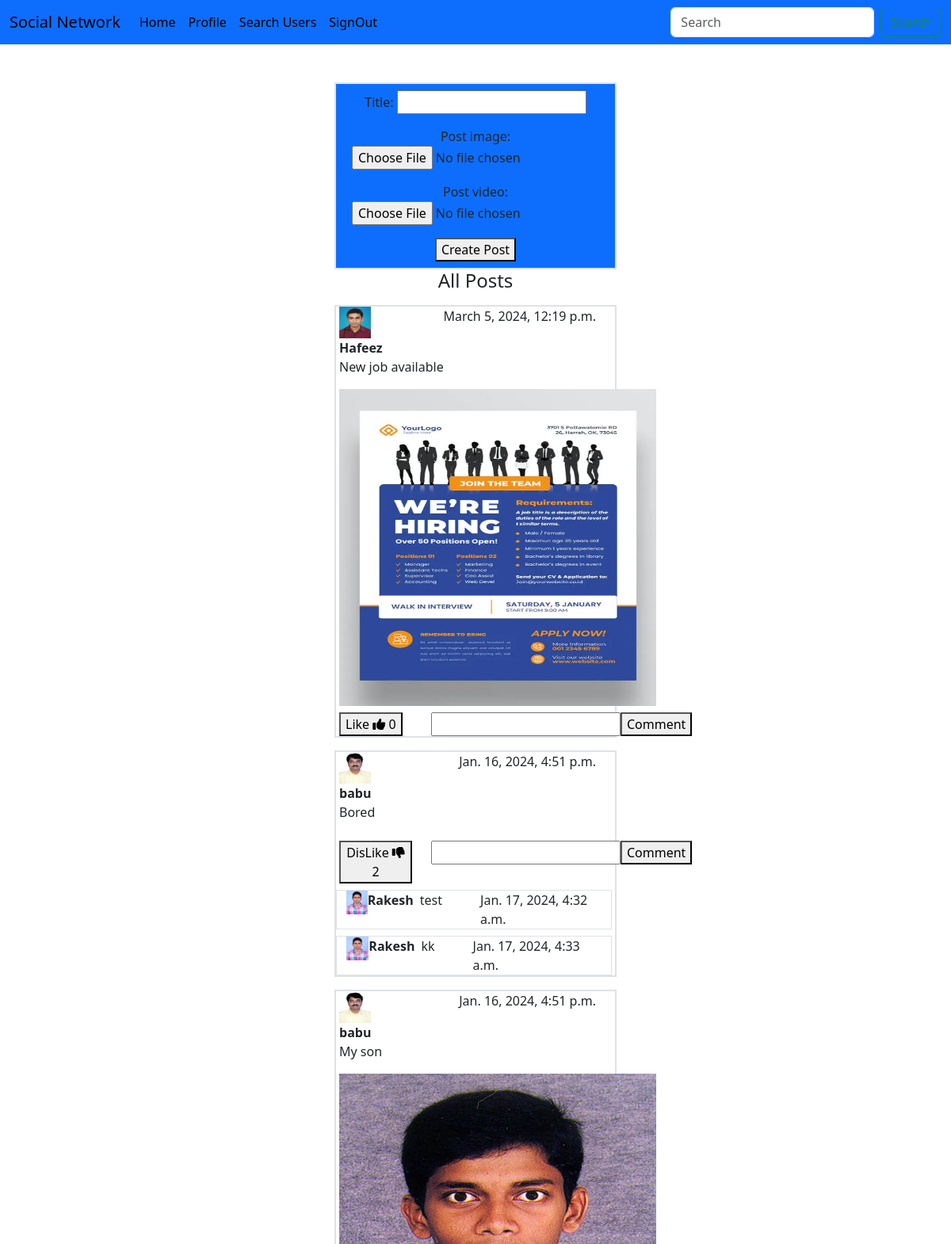
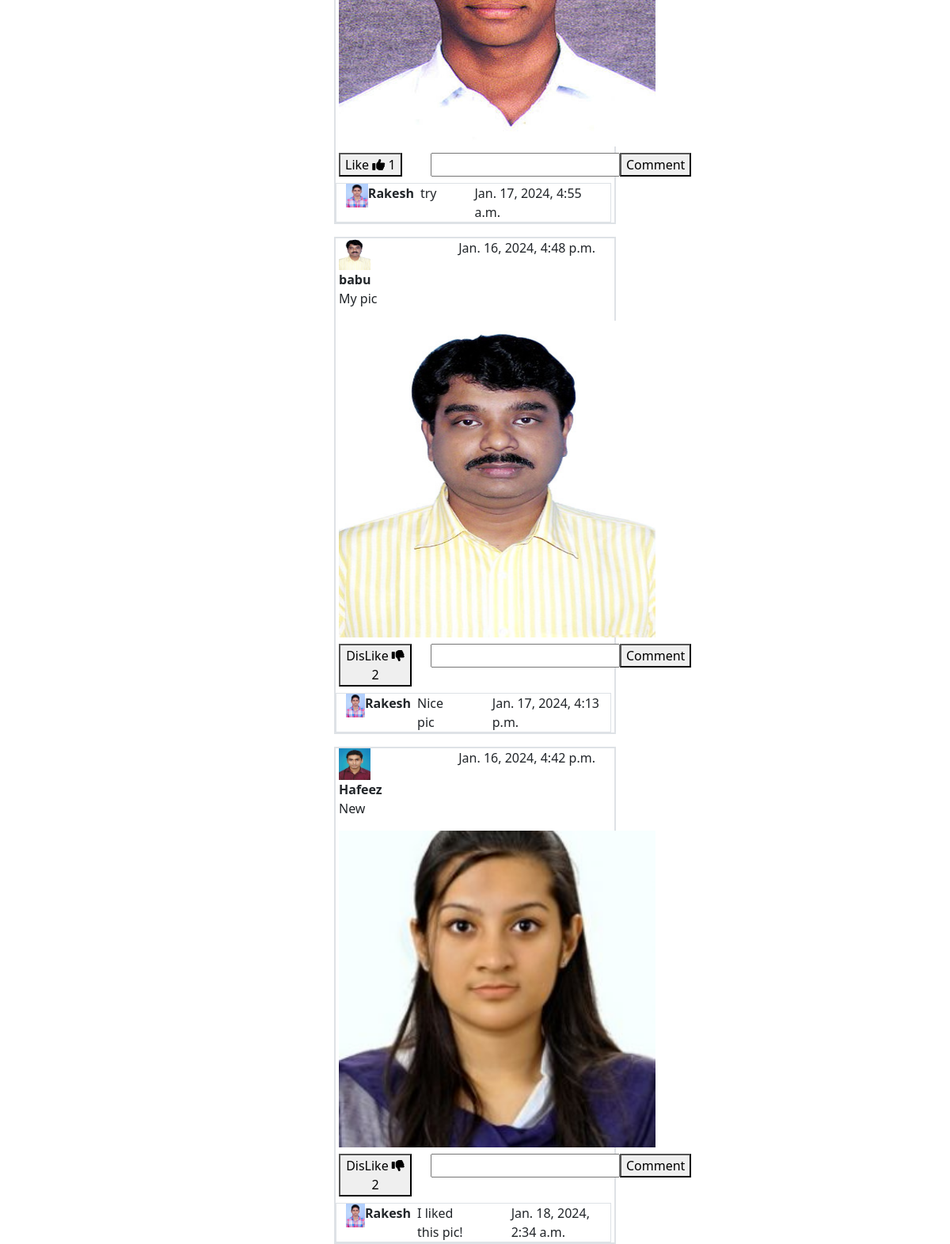
Screenshot of /user/ (signed in) with the database file from the repository (2 pictures, top to bottom).
### mainapp/models.py (models this page shows, shortened)
class Posts(models.Model):
    user=models.ForeignKey(User,on_delete=models.CASCADE,null=True)
    title=models.CharField(max_length=200,null=True)
    post_image=models.ImageField(upload_to='imagepost',null=True,blank=True)
    post_video=models.FileField(upload_to='video_post',null=True,blank=True)
    created_date=models.DateTimeField(auto_now_add=True,null=True)
    liked_by=models.ManyToManyField(User,related_name='liked')

class UserProfile(models.Model):
    full_name=models.CharField(max_length=20,null=True)
    profile_picture=models.ImageField(upload_to='profilepics',null=True,blank=True)
    bio=models.CharField(max_length=200,null=True)
    phone=models.CharField(max_length=10,null=True)
    user=models.OneToOneField(User,on_delete=models.CASCADE,related_name='profile',null=True)
    followers=models.ManyToManyField(User,related_name='follower')
    following=models.ManyToManyField(User,related_name='me_following')

class Comments(models.Model):
    text=models.CharField(max_length=200)
    post=models.ForeignKey(Posts,on_delete=models.CASCADE,null=True,related_name='comment')
    user=models.ForeignKey(User,on_delete=models.DO_NOTHING,null=True)
    created_date=models.DateTimeField(auto_now_add=True,null=True)

### mainapp/views.py (the view, shortened to what this page needs)
# urls.py: path('',views.HomeView.as_view(),name='home'),
@method_decorator(rule,name='dispatch')
class HomeView(CreateView,ListView):
    template_name='user/home.html'
    form_class=CreatePostModelForm
    success_url=reverse_lazy('home')
    model=Posts
    context_object_name='all_post'
    def get_queryset(self):
        qs=Posts.objects.filter(user__in=self.request.user.profile.following.all()).order_by('-id')
        return qs

### mainapp/forms.py
class CreatePostModelForm(forms.ModelForm):
    class Meta:
        model=Posts
        fields=['title','post_image','post_video']

### mainapp/templates/user/home.html (shortened to what this page needs)
{% extends 'user/base.html' %}
{%block content%}
<div class="container">
    <div class="row">
        <div class="col-lg-4"></div>
        <div class="col-lg-4 col-12">
          <form class="text-center p-2 bg-primary border border-2 mt-5" action="" method="post" enctype="multipart/form-data">
           {{form.as_p}}
         <button type="submit">Create Post</button>
        </form>
        </div>
        <div class="col-lg-4"></div>
    </div>
    <div class="row">
        <div class="col-lg-4">
        </div>
        <div class="col-lg-4 col-12">
            <h4 class="text-center">All Posts</h4>
          {%for post in all_post%}
            <div class="border border-2  ps-1 pe-4 mt-3 ">
              <div class="d-flex justify-content-between">
                {%if post.user.profile.profile_picture%}
               <img src="{{post.user.profile.profile_picture.url}}" alt="" width="40px" height="40px">
              {%endif%}
              {{post.created_date}}
              </div>
              <strong>{{post.user.profile.full_name}}</strong>
                {%if post.title%}
                 <p>{{post.title}}</p>
                {%endif%}
                {%if  post.post_image%}
                 <img src="{{post.post_image.url}}" width="400px" height="400px" alt="">
                {%endif%}
                <div class="row">
                  <div class="col-4">
                    <form action="{%url 'like_post' post.id%}" method="post">
                      {%if request.user in post.liked_by.all%}
                      <button class="mt-2" type="submit" name="action" value="unlike">DisLike <i class="fa-solid fa-thumbs-down"></i> {{post.liked_by.all.count}}</button>
                      {%else%}
                      <button class="mt-2" type="submit" name="action" value="like">Like <i class="fa-solid fa-thumbs-up"></i> {{post.liked_by.all.count}}</button>
                      {%endif%}
                    </form>
                  </div>
                  <div class="col-8 mt-2">
                    <form action="{%url 'comment_post'%}" method="post">
                        <div class="d-flex justify-content-start">
                          <input type="text" name="text">
                          <button type="submit" name="post_id" value="{{post.id}}">Comment</button>
                        </div>
                    </form>
                  </div>
                  {%for c in post.comment.all%}
                   <div class="d-flex mt-2 ms-2 border border-1 ">
                      {%if c.user.profile.profile_picture%}
                         <img src="{{c.user.profile.profile_picture.url}}" alt="" width="30px" height="30px">
                      {%endif%}
                     <strong>{{c.user.profile.full_name}}</strong>
                     <span class="ms-2">{{c.text}}</span>
                     <span class="ms-5">{{c.created_date}}</span>
                   </div>
                  {%endfor%}
                </div>
            </div>
          {%endfor%}
        </div>
        <div class="col-4"></div>
    </div>
</div>
{%endblock%}

### mainapp/templates/user/base.html (shortened to what this page needs)
<!DOCTYPE html>
<html lang="en">
<head>
    <link rel="stylesheet" href="https://cdnjs.cloudflare.com/ajax/libs/font-awesome/6.5.1/css/all.min.css" />
    <link href="https://cdn.jsdelivr.net/npm/bootstrap@5.3.2/dist/css/bootstrap.min.css" rel="stylesheet">
</head>
<body>
    <nav class="navbar navbar-expand-lg bg-primary">
        <div class="container-fluid">
          <div class="collapse navbar-collapse" id="navbarTogglerDemo01">
            <a class="navbar-brand" href="#">Social Network</a>
            <ul class="navbar-nav me-auto mb-2 mb-lg-0">
              <li class="nav-item">
                {%if request.user.profile%}
                <a class="nav-link active" aria-current="page" href="{%url 'home'%}">Home</a>
              </li>
              <li class="nav-item">
                <a class="nav-link active" href="{%url 'profile'%}">Profile</a>
              </li>
              <li class="nav-item">
                <a class="nav-link active" href="{%url 'all_users'%}" aria-disabled="true">Search Users</a>
              </li>
              <li class="nav-item">
                <a class="nav-link active" href="{%url 'signout'%}" aria-disabled="true">SignOut</a>
              </li>
              {%endif%}
            </ul>
            <form class="d-flex" role="search">
              <input class="form-control me-2" type="search" placeholder="Search" aria-label="Search">
              <button class="btn btn-outline-success" type="submit">Search</button>
            </form>
          </div>
        </div>
    </nav>
      {%block content%}
      {%endblock%}
</body>
</html>

### rows the page displays
Posts: user.profile.profile_picture (picture), created_date "March 5, 2024, 12:19 p.m.", user.profile.full_name "Hafeez", title "New job available", post_image (picture), liked_by.all.count "0"
Posts: user.profile.profile_picture (picture), created_date "Jan. 16, 2024, 4:51 p.m.", user.profile.full_name "babu", title "Bored", liked_by.all.count "2"
Comments: user.profile.profile_picture (picture), user.profile.full_name "Rakesh", text "test", created_date "Jan. 17, 2024, 4:32 a.m."
Comments: user.profile.profile_picture (picture), user.profile.full_name "Rakesh", text "kk", created_date "Jan. 17, 2024, 4:33 a.m."
Posts: user.profile.profile_picture (picture), created_date "Jan. 16, 2024, 4:51 p.m.", user.profile.full_name "babu", title "My son", post_image (picture), liked_by.all.count "1"
Comments: user.profile.profile_picture (picture), user.profile.full_name "Rakesh", text "try", created_date "Jan. 17, 2024, 4:55 a.m."
Posts: user.profile.profile_picture (picture), created_date "Jan. 16, 2024, 4:48 p.m.", user.profile.full_name "babu", title "My pic", post_image (picture), liked_by.all.count "2"
Comments: user.profile.profile_picture (picture), user.profile.full_name "Rakesh", text "Nice pic", created_date "Jan. 17, 2024, 4:13 p.m."
Posts: user.profile.profile_picture (picture), created_date "Jan. 16, 2024, 4:42 p.m.", user.profile.full_name "Hafeez", title "New", post_image (picture), liked_by.all.count "2"
Comments: user.profile.profile_picture (picture), user.profile.full_name "Rakesh", text "I liked this pic!", created_date "Jan. 18, 2024, 2:34 a.m."
